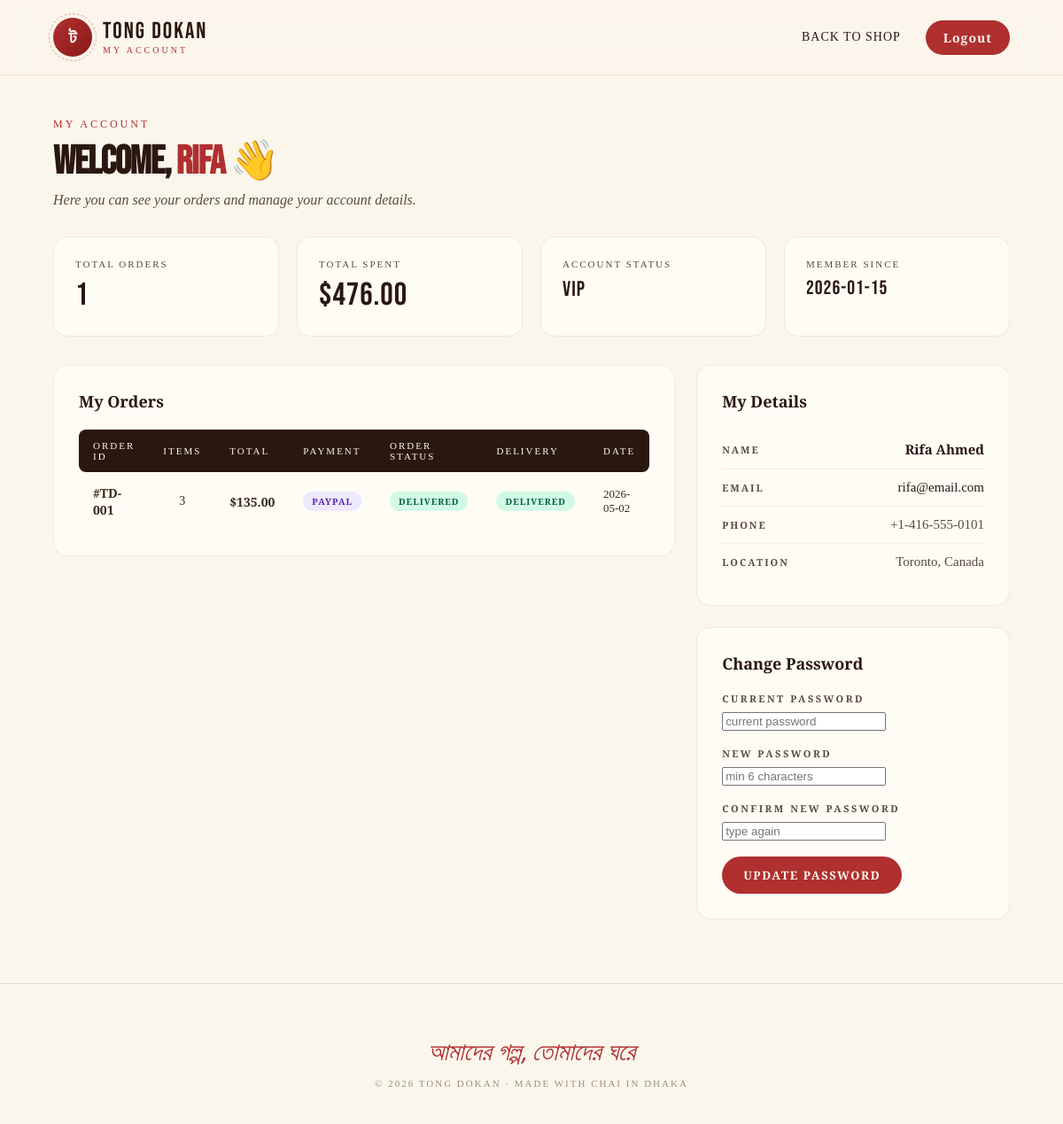
Page /customer_dashboard.php (signed in) on the committed database.
### tables this page shows
CREATE TABLE customers (
    customer_id  INT AUTO_INCREMENT PRIMARY KEY,
    full_name    VARCHAR(100) NOT NULL,
    email        VARCHAR(100) UNIQUE NOT NULL,
    password     VARCHAR(100) NOT NULL,
    phone        VARCHAR(30),
    location     VARCHAR(100),
    total_orders INT          DEFAULT 0,
    total_spent  DECIMAL(10,2) DEFAULT 0,
    status       VARCHAR(20)  DEFAULT 'active',
    joined_date  DATE
);

CREATE TABLE payments (
    payment_id      INT AUTO_INCREMENT PRIMARY KEY,
    order_id        INT,
    amount          DECIMAL(10,2) NOT NULL,
    method          VARCHAR(40),
    status          VARCHAR(20)   DEFAULT 'pending',
    delivery_status VARCHAR(40),
    payment_date    DATE,
    FOREIGN KEY (order_id) REFERENCES orders(order_id)
);

CREATE TABLE orders (
    order_id         INT AUTO_INCREMENT PRIMARY KEY,
    customer_id      INT,
    item_count       INT           NOT NULL,
    total_amount     DECIMAL(10,2) NOT NULL,
    shipping_address VARCHAR(200),
    status           VARCHAR(20)   DEFAULT 'pending',
    order_date       DATE,
    FOREIGN KEY (customer_id) REFERENCES customers(customer_id)
);

### customer_dashboard.php (the view, shortened to what this page needs)
<?php
require_once 'db_connect.php';
$customer_id = $_SESSION["customer_id"];
$stmt = $conn->prepare("SELECT * FROM customers WHERE customer_id = ?");
$stmt->bind_param("i", $customer_id);
$stmt->execute();
$customer = $stmt->get_result()->fetch_assoc();
$orders_query = $conn->prepare("
    SELECT o.order_id, o.item_count, o.total_amount, o.shipping_address, o.status, o.order_date,
           p.method AS payment_method, p.delivery_status
    FROM orders o
    LEFT JOIN payments p ON o.order_id = p.order_id
    WHERE o.customer_id = ?
    ORDER BY o.order_date DESC
");
$orders_query->bind_param("i", $customer_id);
$orders_query->execute();
$orders = $orders_query->get_result()->fetch_all(MYSQLI_ASSOC);
?>
<!DOCTYPE html>
<html lang="en">
<head>
<link rel="stylesheet" href="styles.css" />
</head>
<body>
<nav class="storefront-nav">
    <div class="nav-inner">
        <div class="nav-brand">
            <div class="logo-circle">
                <span class="logo-bangla">ট</span>
                <div class="logo-dash"></div>
            </div>
            <div>
                <div class="nav-title">TONG DOKAN</div>
                <div class="nav-sub">My Account</div>
            </div>
        </div>
        <div class="nav-links">
            <a href="index.php" class="nav-link">Back to Shop</a>
            <a href="customer_logout.php" class="login-btn">Logout</a>
        </div>
    </div>
</nav>
<div style="max-width:1200px; margin:0 auto; padding:48px 5%;">
    <div class="dash-header">
        <div class="dash-eyebrow">My Account</div>
        <h1 class="dash-title">Welcome, <span class="accent-red"><?= htmlspecialchars(explode(" ", $customer["full_name"])[0]) ?></span> 👋</h1>
        <p class="dash-sub">Here you can see your orders and manage your account details.</p>
    </div>
    <div class="stat-grid" style="margin-bottom:32px;">
        <div class="stat-card">
            <div class="stat-label">Total Orders</div>
            <div class="stat-value accent-red"><?= count($orders) ?></div>
        </div>
        <div class="stat-card">
            <div class="stat-label">Total Spent</div>
            <div class="stat-value">$<?= number_format($customer["total_spent"], 2) ?></div>
        </div>
        <div class="stat-card">
            <div class="stat-label">Account Status</div>
            <div class="stat-value" style="font-size:24px; text-transform:capitalize;"><?= htmlspecialchars($customer["status"]) ?></div>
        </div>
        <div class="stat-card">
            <div class="stat-label">Member Since</div>
            <div class="stat-value" style="font-size:22px;"><?= htmlspecialchars($customer["joined_date"]) ?></div>
        </div>
    </div>
    <div class="profile-grid">
        <div>
            <div class="dash-section" style="margin-bottom:24px;">
                <h2 class="section-title">My Orders</h2>
                <?php if (empty($orders)): ?>
                    <p class="muted" style="text-align:center; padding:24px;">You have no orders yet. <a href="index.php" style="color:#B02F2F;">Go shopping →</a></p>
                <?php else: ?>
                <div class="table-wrap">
                    <table class="dash-table">
                        <thead>
                            <tr>
                                <th>Order ID</th>
                                <th>Items</th>
                                <th>Total</th>
                                <th>Payment</th>
                                <th>Order Status</th>
                                <th>Delivery</th>
                                <th>Date</th>
                            </tr>
                        </thead>
                        <tbody>
                            <?php foreach ($orders as $o):
                                $statusBadge = [
                                    "pending"    => "badge-purple",
                                    "processing" => "badge-blue",
                                    "shipped"    => "badge-yellow",
                                    "delivered"  => "badge-green",
                                    "cancelled"  => "badge-red",
                                ];
                                $delBadge = [
                                    "Delivered"  => "badge-green",
                                    "In Transit" => "badge-blue",
                                    "Shipped"    => "badge-yellow",
                                    "Pending"    => "badge-purple",
                                    "Processing" => "badge-blue",
                                    "Cancelled"  => "badge-red",
                                ];
                                $sb = $statusBadge[$o["status"]] ?? "badge-blue";
                                $db = $delBadge[$o["delivery_status"]] ?? "badge-blue";
                            ?>
                            <tr>
                                <td class="accent-red bold">#TD-<?= str_pad($o["order_id"], 3, "0", STR_PAD_LEFT) ?></td>
                                <td class="center"><?= $o["item_count"] ?></td>
                                <td class="bold">$<?= number_format($o["total_amount"], 2) ?></td>
                                <td><span class="badge badge-purple"><?= htmlspecialchars($o["payment_method"] ?? "—") ?></span></td>
                                <td><span class="badge <?= $sb ?>"><?= $o["status"] ?></span></td>
                                <td><span class="badge <?= $db ?>"><?= htmlspecialchars($o["delivery_status"] ?? "—") ?></span></td>
                                <td class="muted"><?= htmlspecialchars($o["order_date"]) ?></td>
                            </tr>
                            <?php endforeach; ?>
                        </tbody>
                    </table>
                </div>
                <?php endif; ?>
            </div>
        </div>
        <div>
            <div class="dash-section" style="margin-bottom:24px;">
                <h2 class="section-title">My Details</h2>
                <div class="profile-info-row">
                    <span class="profile-label">Name</span>
                    <span class="profile-value bold"><?= htmlspecialchars($customer["full_name"]) ?></span>
                </div>
                <div class="profile-info-row">
                    <span class="profile-label">Email</span>
                    <span class="profile-value"><?= htmlspecialchars($customer["email"]) ?></span>
                </div>
                <div class="profile-info-row">
                    <span class="profile-label">Phone</span>
                    <span class="profile-value muted"><?= htmlspecialchars($customer["phone"] ?: "—") ?></span>
                </div>
                <div class="profile-info-row">
                    <span class="profile-label">Location</span>
                    <span class="profile-value muted"><?= htmlspecialchars($customer["location"] ?: "—") ?></span>
                </div>
            </div>
            <div class="dash-section">
                <h2 class="section-title">Change Password</h2>
                <form method="POST">
                    <div class="form-group">
                        <label>Current Password</label>
                        <input type="password" name="current_password" required placeholder="current password" />
                    </div>
                    <div class="form-group">
                        <label>New Password</label>
                        <input type="password" name="new_password" required minlength="6" placeholder="min 6 characters" />
                    </div>
                    <div class="form-group">
                        <label>Confirm New Password</label>
                        <input type="password" name="confirm_password" required placeholder="type again" />
                    </div>
                    <button type="submit" class="dash-btn">Update Password</button>
                </form>
            </div>
        </div>
    </div>
</div>
<footer class="site-footer">
    <div class="footer-bangla">আমাদের গল্প, তোমাদের ঘরে</div>
    <div class="footer-tag">© 2026 Tong Dokan · Made with chai in Dhaka</div>
</footer>
</body>
</html>

### rows in the picture
customers: full_name "Rifa", total_spent "476.00", status "Vip", joined_date "2026-01-15", full_name "Rifa Ahmed", email "rifa@email.com", phone "+1-416-555-0101", location "Toronto, Canada"
payments: order.order_id "001", order.item_count "3", order.total_amount "135.00", method "PAYPAL", order.status "DELIVERED", delivery_status "DELIVERED", order.order_date "2026-05-02"

### other values in the picture
count($orders) "1"
